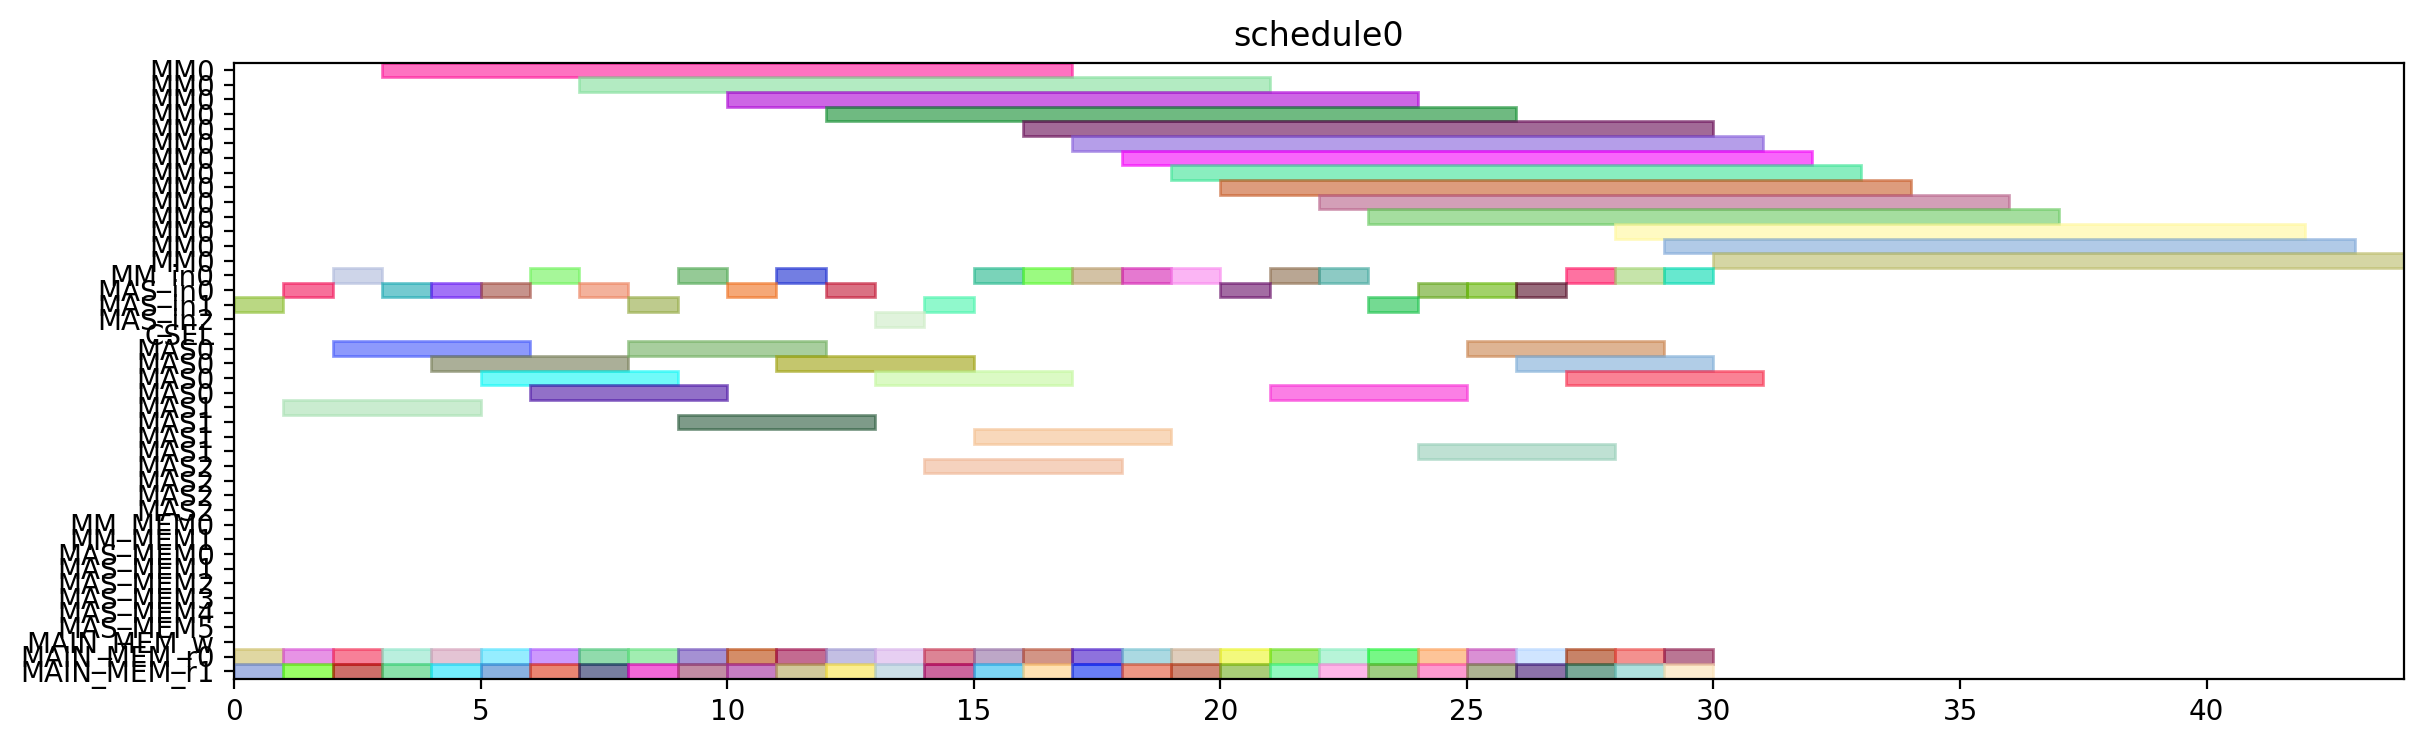

Write the Python code that produced this figure.
from pyschedule import Scenario, solvers, plotters, alt


def solve():
	horizon = 120
	S = Scenario("schedule0", horizon=horizon)

	# resource
	MM = S.Resources('MM', num=1, size=14)
	MM_in = S.Resources('MM_in', num=1)
	MAS_in = S.Resources('MAS_in', num=3)
	CSEL = S.Resource('CSEL')
	MAS = S.Resources('MAS', num=3, size=4, periods=range(1, horizon))
	MM_MEM = S.Resources('MM_MEM', num=2)
	MAS_MEM = S.Resources('MAS_MEM', num=6)
	MAIN_MEM_w = S.Resource('MAIN_MEM_w', size=1)
	MAIN_MEM_r = S.Resources('MAIN_MEM_r', num=2)

	# result of previous scheduling

	# new tasks
	t1_t0 = S.Task('t1_t0', length=14, delay_cost=1)
	t1_t0 += alt(MM)
	t1_t0_in = S.Task('t1_t0_in', length=1, delay_cost=1)
	t1_t0_in += alt(MM_in)
	S += t1_t0_in*MM_in[0]<=t1_t0*MM[0]
	t1_t0_mem0 = S.Task('t1_t0_mem0', length=1, delay_cost=1)
	t1_t0_mem0 += MAIN_MEM_r[0]
	S += t1_t0_mem0 <= t1_t0

	t1_t0_mem1 = S.Task('t1_t0_mem1', length=1, delay_cost=1)
	t1_t0_mem1 += MAIN_MEM_r[1]
	S += t1_t0_mem1 <= t1_t0

	t1_t1 = S.Task('t1_t1', length=14, delay_cost=1)
	t1_t1 += alt(MM)
	t1_t1_in = S.Task('t1_t1_in', length=1, delay_cost=1)
	t1_t1_in += alt(MM_in)
	S += t1_t1_in*MM_in[0]<=t1_t1*MM[0]
	t1_t1_mem0 = S.Task('t1_t1_mem0', length=1, delay_cost=1)
	t1_t1_mem0 += MAIN_MEM_r[0]
	S += t1_t1_mem0 <= t1_t1

	t1_t1_mem1 = S.Task('t1_t1_mem1', length=1, delay_cost=1)
	t1_t1_mem1 += MAIN_MEM_r[1]
	S += t1_t1_mem1 <= t1_t1

	t1_t2 = S.Task('t1_t2', length=4, delay_cost=1)
	t1_t2 += alt(MAS)
	t1_t2_in = S.Task('t1_t2_in', length=1, delay_cost=1)
	t1_t2_in += alt(MAS_in)
	S += t1_t2_in*MAS_in[0]<=t1_t2*MAS[0]

	S += t1_t2_in*MAS_in[1]<=t1_t2*MAS[1]

	S += t1_t2_in*MAS_in[2]<=t1_t2*MAS[2]

	t1_t2_mem0 = S.Task('t1_t2_mem0', length=1, delay_cost=1)
	t1_t2_mem0 += MAIN_MEM_r[0]
	S += t1_t2_mem0 <= t1_t2

	t1_t2_mem1 = S.Task('t1_t2_mem1', length=1, delay_cost=1)
	t1_t2_mem1 += MAIN_MEM_r[1]
	S += t1_t2_mem1 <= t1_t2

	t1_t3 = S.Task('t1_t3', length=4, delay_cost=1)
	t1_t3 += alt(MAS)
	t1_t3_in = S.Task('t1_t3_in', length=1, delay_cost=1)
	t1_t3_in += alt(MAS_in)
	S += t1_t3_in*MAS_in[0]<=t1_t3*MAS[0]

	S += t1_t3_in*MAS_in[1]<=t1_t3*MAS[1]

	S += t1_t3_in*MAS_in[2]<=t1_t3*MAS[2]

	t1_t3_mem0 = S.Task('t1_t3_mem0', length=1, delay_cost=1)
	t1_t3_mem0 += MAIN_MEM_r[0]
	S += t1_t3_mem0 <= t1_t3

	t1_t3_mem1 = S.Task('t1_t3_mem1', length=1, delay_cost=1)
	t1_t3_mem1 += MAIN_MEM_r[1]
	S += t1_t3_mem1 <= t1_t3

	t2_t0 = S.Task('t2_t0', length=14, delay_cost=1)
	t2_t0 += alt(MM)
	t2_t0_in = S.Task('t2_t0_in', length=1, delay_cost=1)
	t2_t0_in += alt(MM_in)
	S += t2_t0_in*MM_in[0]<=t2_t0*MM[0]
	t2_t0_mem0 = S.Task('t2_t0_mem0', length=1, delay_cost=1)
	t2_t0_mem0 += MAIN_MEM_r[0]
	S += t2_t0_mem0 <= t2_t0

	t2_t0_mem1 = S.Task('t2_t0_mem1', length=1, delay_cost=1)
	t2_t0_mem1 += MAIN_MEM_r[1]
	S += t2_t0_mem1 <= t2_t0

	t2_t1 = S.Task('t2_t1', length=14, delay_cost=1)
	t2_t1 += alt(MM)
	t2_t1_in = S.Task('t2_t1_in', length=1, delay_cost=1)
	t2_t1_in += alt(MM_in)
	S += t2_t1_in*MM_in[0]<=t2_t1*MM[0]
	t2_t1_mem0 = S.Task('t2_t1_mem0', length=1, delay_cost=1)
	t2_t1_mem0 += MAIN_MEM_r[0]
	S += t2_t1_mem0 <= t2_t1

	t2_t1_mem1 = S.Task('t2_t1_mem1', length=1, delay_cost=1)
	t2_t1_mem1 += MAIN_MEM_r[1]
	S += t2_t1_mem1 <= t2_t1

	t2_t2 = S.Task('t2_t2', length=4, delay_cost=1)
	t2_t2 += alt(MAS)
	t2_t2_in = S.Task('t2_t2_in', length=1, delay_cost=1)
	t2_t2_in += alt(MAS_in)
	S += t2_t2_in*MAS_in[0]<=t2_t2*MAS[0]

	S += t2_t2_in*MAS_in[1]<=t2_t2*MAS[1]

	S += t2_t2_in*MAS_in[2]<=t2_t2*MAS[2]

	t2_t2_mem0 = S.Task('t2_t2_mem0', length=1, delay_cost=1)
	t2_t2_mem0 += MAIN_MEM_r[0]
	S += t2_t2_mem0 <= t2_t2

	t2_t2_mem1 = S.Task('t2_t2_mem1', length=1, delay_cost=1)
	t2_t2_mem1 += MAIN_MEM_r[1]
	S += t2_t2_mem1 <= t2_t2

	t2_t3 = S.Task('t2_t3', length=4, delay_cost=1)
	t2_t3 += alt(MAS)
	t2_t3_in = S.Task('t2_t3_in', length=1, delay_cost=1)
	t2_t3_in += alt(MAS_in)
	S += t2_t3_in*MAS_in[0]<=t2_t3*MAS[0]

	S += t2_t3_in*MAS_in[1]<=t2_t3*MAS[1]

	S += t2_t3_in*MAS_in[2]<=t2_t3*MAS[2]

	t2_t3_mem0 = S.Task('t2_t3_mem0', length=1, delay_cost=1)
	t2_t3_mem0 += MAIN_MEM_r[0]
	S += t2_t3_mem0 <= t2_t3

	t2_t3_mem1 = S.Task('t2_t3_mem1', length=1, delay_cost=1)
	t2_t3_mem1 += MAIN_MEM_r[1]
	S += t2_t3_mem1 <= t2_t3

	t0_t0 = S.Task('t0_t0', length=14, delay_cost=1)
	t0_t0 += alt(MM)
	t0_t0_in = S.Task('t0_t0_in', length=1, delay_cost=1)
	t0_t0_in += alt(MM_in)
	S += t0_t0_in*MM_in[0]<=t0_t0*MM[0]
	t0_t0_mem0 = S.Task('t0_t0_mem0', length=1, delay_cost=1)
	t0_t0_mem0 += MAIN_MEM_r[0]
	S += t0_t0_mem0 <= t0_t0

	t0_t0_mem1 = S.Task('t0_t0_mem1', length=1, delay_cost=1)
	t0_t0_mem1 += MAIN_MEM_r[1]
	S += t0_t0_mem1 <= t0_t0

	t0_t1 = S.Task('t0_t1', length=14, delay_cost=1)
	t0_t1 += alt(MM)
	t0_t1_in = S.Task('t0_t1_in', length=1, delay_cost=1)
	t0_t1_in += alt(MM_in)
	S += t0_t1_in*MM_in[0]<=t0_t1*MM[0]
	t0_t1_mem0 = S.Task('t0_t1_mem0', length=1, delay_cost=1)
	t0_t1_mem0 += MAIN_MEM_r[0]
	S += t0_t1_mem0 <= t0_t1

	t0_t1_mem1 = S.Task('t0_t1_mem1', length=1, delay_cost=1)
	t0_t1_mem1 += MAIN_MEM_r[1]
	S += t0_t1_mem1 <= t0_t1

	t0_t2 = S.Task('t0_t2', length=4, delay_cost=1)
	t0_t2 += alt(MAS)
	t0_t2_in = S.Task('t0_t2_in', length=1, delay_cost=1)
	t0_t2_in += alt(MAS_in)
	S += t0_t2_in*MAS_in[0]<=t0_t2*MAS[0]

	S += t0_t2_in*MAS_in[1]<=t0_t2*MAS[1]

	S += t0_t2_in*MAS_in[2]<=t0_t2*MAS[2]

	t0_t2_mem0 = S.Task('t0_t2_mem0', length=1, delay_cost=1)
	t0_t2_mem0 += MAIN_MEM_r[0]
	S += t0_t2_mem0 <= t0_t2

	t0_t2_mem1 = S.Task('t0_t2_mem1', length=1, delay_cost=1)
	t0_t2_mem1 += MAIN_MEM_r[1]
	S += t0_t2_mem1 <= t0_t2

	t0_t3 = S.Task('t0_t3', length=4, delay_cost=1)
	t0_t3 += alt(MAS)
	t0_t3_in = S.Task('t0_t3_in', length=1, delay_cost=1)
	t0_t3_in += alt(MAS_in)
	S += t0_t3_in*MAS_in[0]<=t0_t3*MAS[0]

	S += t0_t3_in*MAS_in[1]<=t0_t3*MAS[1]

	S += t0_t3_in*MAS_in[2]<=t0_t3*MAS[2]

	t0_t3_mem0 = S.Task('t0_t3_mem0', length=1, delay_cost=1)
	t0_t3_mem0 += MAIN_MEM_r[0]
	S += t0_t3_mem0 <= t0_t3

	t0_t3_mem1 = S.Task('t0_t3_mem1', length=1, delay_cost=1)
	t0_t3_mem1 += MAIN_MEM_r[1]
	S += t0_t3_mem1 <= t0_t3

	t4_t0_t0 = S.Task('t4_t0_t0', length=14, delay_cost=1)
	t4_t0_t0 += alt(MM)
	t4_t0_t0_in = S.Task('t4_t0_t0_in', length=1, delay_cost=1)
	t4_t0_t0_in += alt(MM_in)
	S += t4_t0_t0_in*MM_in[0]<=t4_t0_t0*MM[0]
	t4_t0_t0_mem0 = S.Task('t4_t0_t0_mem0', length=1, delay_cost=1)
	t4_t0_t0_mem0 += MAIN_MEM_r[0]
	S += t4_t0_t0_mem0 <= t4_t0_t0

	t4_t0_t0_mem1 = S.Task('t4_t0_t0_mem1', length=1, delay_cost=1)
	t4_t0_t0_mem1 += MAIN_MEM_r[1]
	S += t4_t0_t0_mem1 <= t4_t0_t0

	t4_t0_t1 = S.Task('t4_t0_t1', length=14, delay_cost=1)
	t4_t0_t1 += alt(MM)
	t4_t0_t1_in = S.Task('t4_t0_t1_in', length=1, delay_cost=1)
	t4_t0_t1_in += alt(MM_in)
	S += t4_t0_t1_in*MM_in[0]<=t4_t0_t1*MM[0]
	t4_t0_t1_mem0 = S.Task('t4_t0_t1_mem0', length=1, delay_cost=1)
	t4_t0_t1_mem0 += MAIN_MEM_r[0]
	S += t4_t0_t1_mem0 <= t4_t0_t1

	t4_t0_t1_mem1 = S.Task('t4_t0_t1_mem1', length=1, delay_cost=1)
	t4_t0_t1_mem1 += MAIN_MEM_r[1]
	S += t4_t0_t1_mem1 <= t4_t0_t1

	t4_t0_t2 = S.Task('t4_t0_t2', length=4, delay_cost=1)
	t4_t0_t2 += alt(MAS)
	t4_t0_t2_in = S.Task('t4_t0_t2_in', length=1, delay_cost=1)
	t4_t0_t2_in += alt(MAS_in)
	S += t4_t0_t2_in*MAS_in[0]<=t4_t0_t2*MAS[0]

	S += t4_t0_t2_in*MAS_in[1]<=t4_t0_t2*MAS[1]

	S += t4_t0_t2_in*MAS_in[2]<=t4_t0_t2*MAS[2]

	t4_t0_t2_mem0 = S.Task('t4_t0_t2_mem0', length=1, delay_cost=1)
	t4_t0_t2_mem0 += MAIN_MEM_r[0]
	S += t4_t0_t2_mem0 <= t4_t0_t2

	t4_t0_t2_mem1 = S.Task('t4_t0_t2_mem1', length=1, delay_cost=1)
	t4_t0_t2_mem1 += MAIN_MEM_r[1]
	S += t4_t0_t2_mem1 <= t4_t0_t2

	t4_t0_t3 = S.Task('t4_t0_t3', length=4, delay_cost=1)
	t4_t0_t3 += alt(MAS)
	t4_t0_t3_in = S.Task('t4_t0_t3_in', length=1, delay_cost=1)
	t4_t0_t3_in += alt(MAS_in)
	S += t4_t0_t3_in*MAS_in[0]<=t4_t0_t3*MAS[0]

	S += t4_t0_t3_in*MAS_in[1]<=t4_t0_t3*MAS[1]

	S += t4_t0_t3_in*MAS_in[2]<=t4_t0_t3*MAS[2]

	t4_t0_t3_mem0 = S.Task('t4_t0_t3_mem0', length=1, delay_cost=1)
	t4_t0_t3_mem0 += MAIN_MEM_r[0]
	S += t4_t0_t3_mem0 <= t4_t0_t3

	t4_t0_t3_mem1 = S.Task('t4_t0_t3_mem1', length=1, delay_cost=1)
	t4_t0_t3_mem1 += MAIN_MEM_r[1]
	S += t4_t0_t3_mem1 <= t4_t0_t3

	t4_t1_t0 = S.Task('t4_t1_t0', length=14, delay_cost=1)
	t4_t1_t0 += alt(MM)
	t4_t1_t0_in = S.Task('t4_t1_t0_in', length=1, delay_cost=1)
	t4_t1_t0_in += alt(MM_in)
	S += t4_t1_t0_in*MM_in[0]<=t4_t1_t0*MM[0]
	t4_t1_t0_mem0 = S.Task('t4_t1_t0_mem0', length=1, delay_cost=1)
	t4_t1_t0_mem0 += MAIN_MEM_r[0]
	S += t4_t1_t0_mem0 <= t4_t1_t0

	t4_t1_t0_mem1 = S.Task('t4_t1_t0_mem1', length=1, delay_cost=1)
	t4_t1_t0_mem1 += MAIN_MEM_r[1]
	S += t4_t1_t0_mem1 <= t4_t1_t0

	t4_t1_t1 = S.Task('t4_t1_t1', length=14, delay_cost=1)
	t4_t1_t1 += alt(MM)
	t4_t1_t1_in = S.Task('t4_t1_t1_in', length=1, delay_cost=1)
	t4_t1_t1_in += alt(MM_in)
	S += t4_t1_t1_in*MM_in[0]<=t4_t1_t1*MM[0]
	t4_t1_t1_mem0 = S.Task('t4_t1_t1_mem0', length=1, delay_cost=1)
	t4_t1_t1_mem0 += MAIN_MEM_r[0]
	S += t4_t1_t1_mem0 <= t4_t1_t1

	t4_t1_t1_mem1 = S.Task('t4_t1_t1_mem1', length=1, delay_cost=1)
	t4_t1_t1_mem1 += MAIN_MEM_r[1]
	S += t4_t1_t1_mem1 <= t4_t1_t1

	t4_t1_t2 = S.Task('t4_t1_t2', length=4, delay_cost=1)
	t4_t1_t2 += alt(MAS)
	t4_t1_t2_in = S.Task('t4_t1_t2_in', length=1, delay_cost=1)
	t4_t1_t2_in += alt(MAS_in)
	S += t4_t1_t2_in*MAS_in[0]<=t4_t1_t2*MAS[0]

	S += t4_t1_t2_in*MAS_in[1]<=t4_t1_t2*MAS[1]

	S += t4_t1_t2_in*MAS_in[2]<=t4_t1_t2*MAS[2]

	t4_t1_t2_mem0 = S.Task('t4_t1_t2_mem0', length=1, delay_cost=1)
	t4_t1_t2_mem0 += MAIN_MEM_r[0]
	S += t4_t1_t2_mem0 <= t4_t1_t2

	t4_t1_t2_mem1 = S.Task('t4_t1_t2_mem1', length=1, delay_cost=1)
	t4_t1_t2_mem1 += MAIN_MEM_r[1]
	S += t4_t1_t2_mem1 <= t4_t1_t2

	t4_t1_t3 = S.Task('t4_t1_t3', length=4, delay_cost=1)
	t4_t1_t3 += alt(MAS)
	t4_t1_t3_in = S.Task('t4_t1_t3_in', length=1, delay_cost=1)
	t4_t1_t3_in += alt(MAS_in)
	S += t4_t1_t3_in*MAS_in[0]<=t4_t1_t3*MAS[0]

	S += t4_t1_t3_in*MAS_in[1]<=t4_t1_t3*MAS[1]

	S += t4_t1_t3_in*MAS_in[2]<=t4_t1_t3*MAS[2]

	t4_t1_t3_mem0 = S.Task('t4_t1_t3_mem0', length=1, delay_cost=1)
	t4_t1_t3_mem0 += MAIN_MEM_r[0]
	S += t4_t1_t3_mem0 <= t4_t1_t3

	t4_t1_t3_mem1 = S.Task('t4_t1_t3_mem1', length=1, delay_cost=1)
	t4_t1_t3_mem1 += MAIN_MEM_r[1]
	S += t4_t1_t3_mem1 <= t4_t1_t3

	t4_t2_t0 = S.Task('t4_t2_t0', length=14, delay_cost=1)
	t4_t2_t0 += alt(MM)
	t4_t2_t0_in = S.Task('t4_t2_t0_in', length=1, delay_cost=1)
	t4_t2_t0_in += alt(MM_in)
	S += t4_t2_t0_in*MM_in[0]<=t4_t2_t0*MM[0]
	t4_t2_t0_mem0 = S.Task('t4_t2_t0_mem0', length=1, delay_cost=1)
	t4_t2_t0_mem0 += MAIN_MEM_r[0]
	S += t4_t2_t0_mem0 <= t4_t2_t0

	t4_t2_t0_mem1 = S.Task('t4_t2_t0_mem1', length=1, delay_cost=1)
	t4_t2_t0_mem1 += MAIN_MEM_r[1]
	S += t4_t2_t0_mem1 <= t4_t2_t0

	t4_t2_t1 = S.Task('t4_t2_t1', length=14, delay_cost=1)
	t4_t2_t1 += alt(MM)
	t4_t2_t1_in = S.Task('t4_t2_t1_in', length=1, delay_cost=1)
	t4_t2_t1_in += alt(MM_in)
	S += t4_t2_t1_in*MM_in[0]<=t4_t2_t1*MM[0]
	t4_t2_t1_mem0 = S.Task('t4_t2_t1_mem0', length=1, delay_cost=1)
	t4_t2_t1_mem0 += MAIN_MEM_r[0]
	S += t4_t2_t1_mem0 <= t4_t2_t1

	t4_t2_t1_mem1 = S.Task('t4_t2_t1_mem1', length=1, delay_cost=1)
	t4_t2_t1_mem1 += MAIN_MEM_r[1]
	S += t4_t2_t1_mem1 <= t4_t2_t1

	t4_t2_t2 = S.Task('t4_t2_t2', length=4, delay_cost=1)
	t4_t2_t2 += alt(MAS)
	t4_t2_t2_in = S.Task('t4_t2_t2_in', length=1, delay_cost=1)
	t4_t2_t2_in += alt(MAS_in)
	S += t4_t2_t2_in*MAS_in[0]<=t4_t2_t2*MAS[0]

	S += t4_t2_t2_in*MAS_in[1]<=t4_t2_t2*MAS[1]

	S += t4_t2_t2_in*MAS_in[2]<=t4_t2_t2*MAS[2]

	t4_t2_t2_mem0 = S.Task('t4_t2_t2_mem0', length=1, delay_cost=1)
	t4_t2_t2_mem0 += MAIN_MEM_r[0]
	S += t4_t2_t2_mem0 <= t4_t2_t2

	t4_t2_t2_mem1 = S.Task('t4_t2_t2_mem1', length=1, delay_cost=1)
	t4_t2_t2_mem1 += MAIN_MEM_r[1]
	S += t4_t2_t2_mem1 <= t4_t2_t2

	t4_t2_t3 = S.Task('t4_t2_t3', length=4, delay_cost=1)
	t4_t2_t3 += alt(MAS)
	t4_t2_t3_in = S.Task('t4_t2_t3_in', length=1, delay_cost=1)
	t4_t2_t3_in += alt(MAS_in)
	S += t4_t2_t3_in*MAS_in[0]<=t4_t2_t3*MAS[0]

	S += t4_t2_t3_in*MAS_in[1]<=t4_t2_t3*MAS[1]

	S += t4_t2_t3_in*MAS_in[2]<=t4_t2_t3*MAS[2]

	t4_t2_t3_mem0 = S.Task('t4_t2_t3_mem0', length=1, delay_cost=1)
	t4_t2_t3_mem0 += MAIN_MEM_r[0]
	S += t4_t2_t3_mem0 <= t4_t2_t3

	t4_t2_t3_mem1 = S.Task('t4_t2_t3_mem1', length=1, delay_cost=1)
	t4_t2_t3_mem1 += MAIN_MEM_r[1]
	S += t4_t2_t3_mem1 <= t4_t2_t3

	t4_t40 = S.Task('t4_t40', length=4, delay_cost=1)
	t4_t40 += alt(MAS)
	t4_t40_in = S.Task('t4_t40_in', length=1, delay_cost=1)
	t4_t40_in += alt(MAS_in)
	S += t4_t40_in*MAS_in[0]<=t4_t40*MAS[0]

	S += t4_t40_in*MAS_in[1]<=t4_t40*MAS[1]

	S += t4_t40_in*MAS_in[2]<=t4_t40*MAS[2]

	t4_t40_mem0 = S.Task('t4_t40_mem0', length=1, delay_cost=1)
	t4_t40_mem0 += MAIN_MEM_r[0]
	S += t4_t40_mem0 <= t4_t40

	t4_t40_mem1 = S.Task('t4_t40_mem1', length=1, delay_cost=1)
	t4_t40_mem1 += MAIN_MEM_r[1]
	S += t4_t40_mem1 <= t4_t40

	t4_t41 = S.Task('t4_t41', length=4, delay_cost=1)
	t4_t41 += alt(MAS)
	t4_t41_in = S.Task('t4_t41_in', length=1, delay_cost=1)
	t4_t41_in += alt(MAS_in)
	S += t4_t41_in*MAS_in[0]<=t4_t41*MAS[0]

	S += t4_t41_in*MAS_in[1]<=t4_t41*MAS[1]

	S += t4_t41_in*MAS_in[2]<=t4_t41*MAS[2]

	t4_t41_mem0 = S.Task('t4_t41_mem0', length=1, delay_cost=1)
	t4_t41_mem0 += MAIN_MEM_r[0]
	S += t4_t41_mem0 <= t4_t41

	t4_t41_mem1 = S.Task('t4_t41_mem1', length=1, delay_cost=1)
	t4_t41_mem1 += MAIN_MEM_r[1]
	S += t4_t41_mem1 <= t4_t41

	t4_t50 = S.Task('t4_t50', length=4, delay_cost=1)
	t4_t50 += alt(MAS)
	t4_t50_in = S.Task('t4_t50_in', length=1, delay_cost=1)
	t4_t50_in += alt(MAS_in)
	S += t4_t50_in*MAS_in[0]<=t4_t50*MAS[0]

	S += t4_t50_in*MAS_in[1]<=t4_t50*MAS[1]

	S += t4_t50_in*MAS_in[2]<=t4_t50*MAS[2]

	t4_t50_mem0 = S.Task('t4_t50_mem0', length=1, delay_cost=1)
	t4_t50_mem0 += MAIN_MEM_r[0]
	S += t4_t50_mem0 <= t4_t50

	t4_t50_mem1 = S.Task('t4_t50_mem1', length=1, delay_cost=1)
	t4_t50_mem1 += MAIN_MEM_r[1]
	S += t4_t50_mem1 <= t4_t50

	t4_t51 = S.Task('t4_t51', length=4, delay_cost=1)
	t4_t51 += alt(MAS)
	t4_t51_in = S.Task('t4_t51_in', length=1, delay_cost=1)
	t4_t51_in += alt(MAS_in)
	S += t4_t51_in*MAS_in[0]<=t4_t51*MAS[0]

	S += t4_t51_in*MAS_in[1]<=t4_t51*MAS[1]

	S += t4_t51_in*MAS_in[2]<=t4_t51*MAS[2]

	t4_t51_mem0 = S.Task('t4_t51_mem0', length=1, delay_cost=1)
	t4_t51_mem0 += MAIN_MEM_r[0]
	S += t4_t51_mem0 <= t4_t51

	t4_t51_mem1 = S.Task('t4_t51_mem1', length=1, delay_cost=1)
	t4_t51_mem1 += MAIN_MEM_r[1]
	S += t4_t51_mem1 <= t4_t51

	t4_t8_t0 = S.Task('t4_t8_t0', length=14, delay_cost=1)
	t4_t8_t0 += alt(MM)
	t4_t8_t0_in = S.Task('t4_t8_t0_in', length=1, delay_cost=1)
	t4_t8_t0_in += alt(MM_in)
	S += t4_t8_t0_in*MM_in[0]<=t4_t8_t0*MM[0]
	t4_t8_t0_mem0 = S.Task('t4_t8_t0_mem0', length=1, delay_cost=1)
	t4_t8_t0_mem0 += MAIN_MEM_r[0]
	S += t4_t8_t0_mem0 <= t4_t8_t0

	t4_t8_t0_mem1 = S.Task('t4_t8_t0_mem1', length=1, delay_cost=1)
	t4_t8_t0_mem1 += MAIN_MEM_r[1]
	S += t4_t8_t0_mem1 <= t4_t8_t0

	t4_t8_t1 = S.Task('t4_t8_t1', length=14, delay_cost=1)
	t4_t8_t1 += alt(MM)
	t4_t8_t1_in = S.Task('t4_t8_t1_in', length=1, delay_cost=1)
	t4_t8_t1_in += alt(MM_in)
	S += t4_t8_t1_in*MM_in[0]<=t4_t8_t1*MM[0]
	t4_t8_t1_mem0 = S.Task('t4_t8_t1_mem0', length=1, delay_cost=1)
	t4_t8_t1_mem0 += MAIN_MEM_r[0]
	S += t4_t8_t1_mem0 <= t4_t8_t1

	t4_t8_t1_mem1 = S.Task('t4_t8_t1_mem1', length=1, delay_cost=1)
	t4_t8_t1_mem1 += MAIN_MEM_r[1]
	S += t4_t8_t1_mem1 <= t4_t8_t1

	solvers.mip.solve(S,msg=1,kind='CPLEX',ratio_gap=1.01)

	solution = [['hoge']*len(S.solution()[1]) for i in range(len(S.solution()))]
	for i in range(len(S.solution())):
		for j in range(len(S.solution()[i])):
			solution[i][j]=str(S.solution()[i][j])
	print(solution)

	cycles = int(solution[-1][3])

	pic_file_name = "/mnt/rose/usr1/fukuda/ABE/multiRAM_multiMAS_16mux/scheduling_result/stage14MM1_stage4MAS3/SPARSE/schedule0.png"
	if(S.solution() != []):
		plotters.matplotlib.plot(S,img_filename=pic_file_name, show_task_labels=False, fig_size=(cycles*0.25+3, 4))

	return solution
